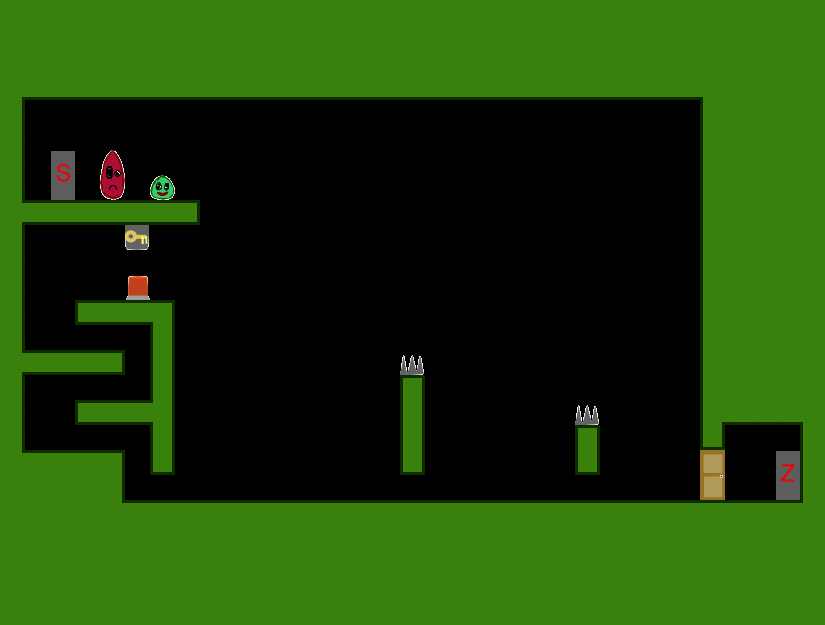

The image is a tile-based game level rendered from a .tmx file. Its description and source (layers, tilesets, objects; grid data summarised) follow:
An orthogonal 33x25 tile map with 25x25 px tiles, 1 tile layer (Kachelebene 1).

<map version="1.0" orientation="orthogonal" width="33" height="25" tilewidth="25" tileheight="25">
 <tileset firstgid="1" name="Tileset" tilewidth="25" tileheight="25">
  <image source="../../../img/Tileset.png" width="400" height="250" />
 </tileset>
 <layer name="Kachelebene 1" width="33" height="25">
  <properties>
   <property name="Buttons" value="" />
   <property name="Doors" value="" />
  </properties>
  <data>[825 cells, 433 non-empty, 34 distinct tile ids]</data>
 </layer>
</map>